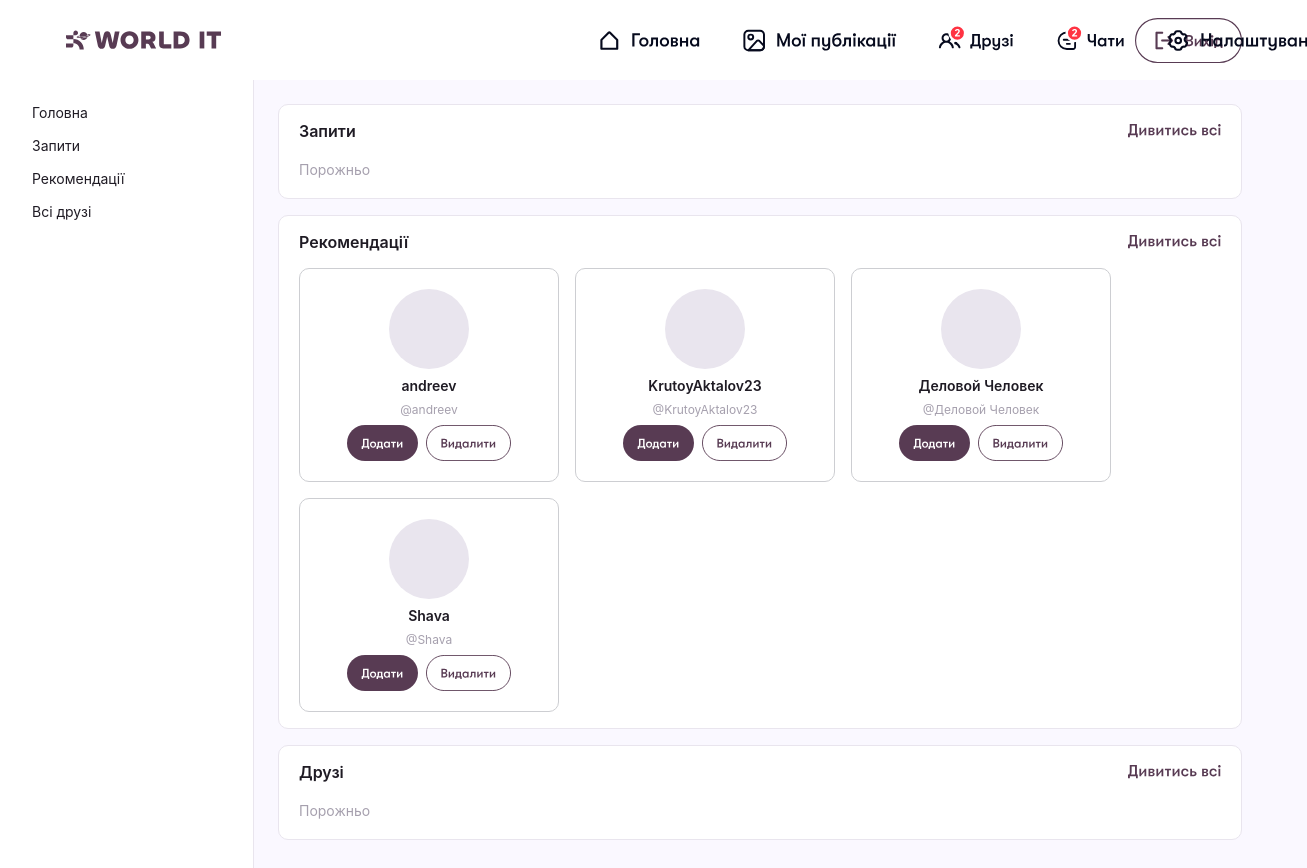
Page /user/ (signed in) on the earlier database version.
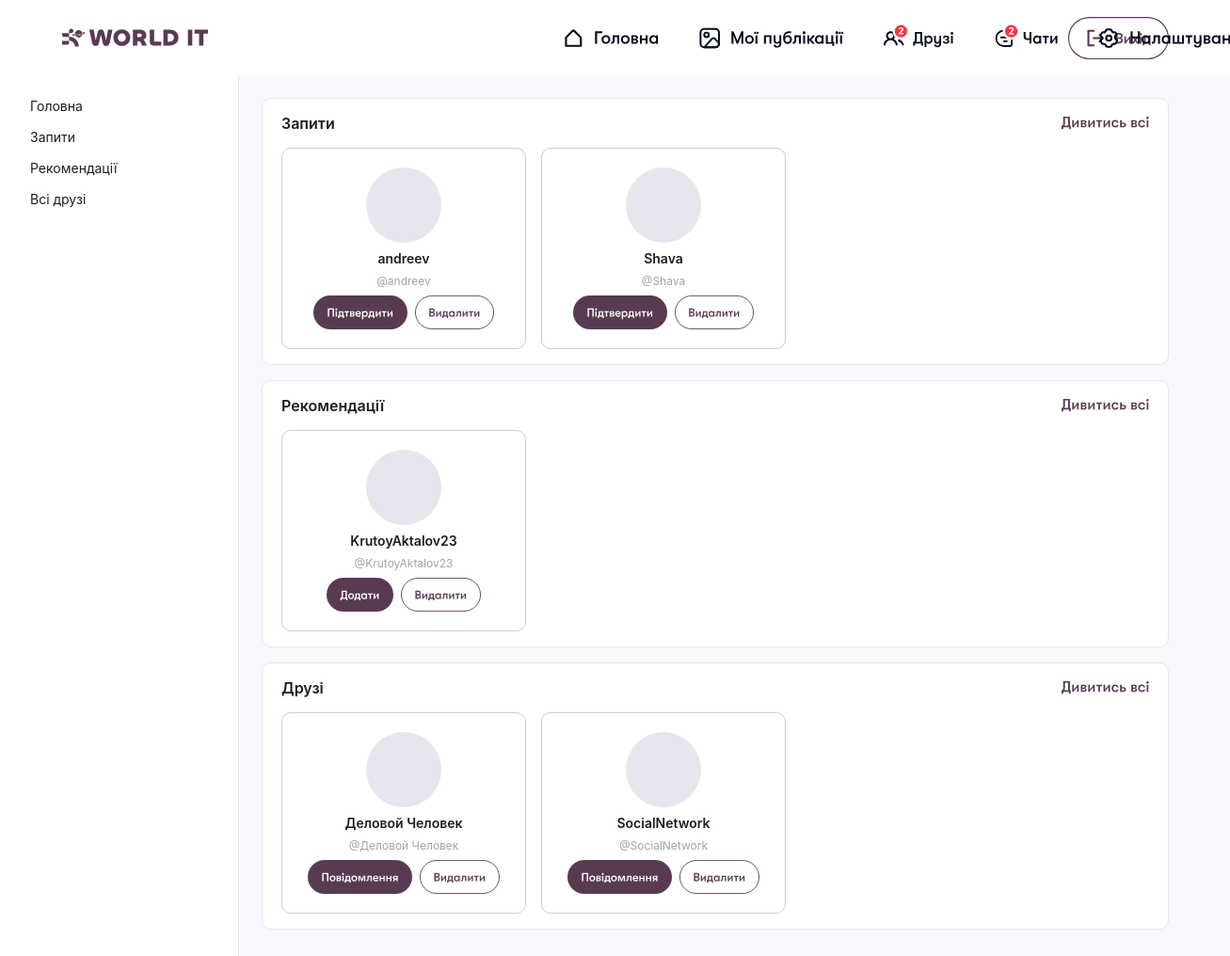
Same page on the later database version.
### user_app/models.py (models this page shows)
class User(AbstractUser):
    username = models.CharField(
        max_length=150,
        blank=True,
        null=True
    )
    email = models.EmailField(
        unique=True
    )
    USERNAME_FIELD = 'email'
    REQUIRED_FIELDS = []

### user_app/views.py (the view)
# urls.py: path('', FriendsView.as_view(), name='friends'),
class FriendsView(LoginRequiredMixin, TemplateView):
    template_name = 'user_app/friends.html'
    login_url = '/auth-form/'
    def get_context_data(self, **kwargs):
        context = super().get_context_data(**kwargs)
        hidden_ids = self.request.session.get('hidden_recommendations', [])
        context['sections'] = {
            'requests': {
                'title': 'Запити',
                'users': get_users_by_section(self.request.user, 'requests')[:3]
            },
            'recommendations': {
                'title': 'Рекомендації',
                'users': get_users_by_section(self.request.user, 'recommendations', hidden_ids=hidden_ids)[:6]
            },
            'friends': {
                'title': 'Друзі',
                'users': get_users_by_section(self.request.user, 'friends')[:6]
            },
        }
        return context

### user_app/templates/user_app/friends.html (shortened to what this page needs)
{% extends "base.html" %}
{% load static %}
{% block links %}
    <link rel="stylesheet" href="{% static 'user_static/user_index.css' %}">
{% endblock %}
{% block content %}
    <div class="friends-layout">
        <aside class="friends-sidebar">
            {% include "user_app/particles/friends/friends_nav.html" %}
        </aside>
        {% include "user_app/particles/friends/friends_home.html" %}
    </div>
{% endblock %}

### templates/base.html (shortened to what this page needs)
{% load static %}
<!DOCTYPE html>
<html lang="ru">
<head>
    <link rel="stylesheet" href="{% static 'css/base.css' %}">
    {% block links %}<link href="https://fonts.googleapis.com/css2?family=Inter:wght@400;500;600;700&display=swap" rel="stylesheet">{% endblock %}
</head>
<body>
{% block header %}
    <header class="header">
        <div class="container">
            <img src="{% static 'images/wia.svg' %}" alt="wia" class="logo">
            <div class="navitems">
                <a href="/">
                    <img src="{% static 'images/Frame 1000002425.svg' %}" alt="Головна">
                </a>
                <a href="/post">
                    <img src="{% static 'images/Frame 1000002427.svg' %}" alt="Мої публікації">
                </a>
                <a href="/friends">
                    <img src="{% static 'images/Frame 1000002426.svg' %}" alt="Друзі">
                </a>
                <a href="/">
                    <img src="{% static 'images/Frame 1000002428.svg' %}" alt="Чати">
                </a>
                <a href="/">
                    <img src="{% static 'images/Frame 1000002429.svg' %}" alt="Налаштування">
                </a>
            </div>
            <a class="exit-knop" href="{% url 'logout' %}">
            </a>
        </div>
    </header>
{% endblock %}
<main>
    {% block content %}{% endblock %}
</main>
</body>
</html>

### user_app/templates/user_app/particles/friends/friends_nav.html
<nav class="friends-nav">
    <button type="button" id="friends-nav-home">Головна</button>
    <button type="button" data-section-link="requests">Запити</button>
    <button type="button" data-section-link="recommendations">Рекомендації</button>
    <button type="button" data-section-link="friends">Всі друзі</button>
</nav>

### user_app/templates/user_app/particles/friends/friends_home.html
{% load static %}
<main id="friends-home" class="friends-page">
    {% for key, section in sections.items %}
        <div class="friends-block">
            <div class="friends-block-header">
                <h2>{{ section.title }}</h2>
                <img src="{% static 'images/see_all.svg' %}"
                    alt="Дивитись всі"
                    data-section-link="{{ key }}"
                    style="cursor:pointer;">
            </div>
            <div class="friends-cards-grid" data-home-section="{{ key }}">
                {% include "user_app/particles/friends/friend_cards.html" with users=section.users section=key %}
            </div>
        </div>
    {% endfor %}
</main>

### user_app/templates/user_app/particles/friends/friend_cards.html
{% load static %}
{% for person in users %}
    <article class="friend-card" data-person-id="{{ person.id }}">
        <div class="friend-card-avatar"></div>
        <div class="friend-card-name">{% firstof person.username person.email %}</div>
        <div class="friend-card-username">@{{ person.username }}</div>
        <div class="friend-card-actions">
            {% if section == "requests" %}
                <img src="{% static 'images/AcceptButton.svg' %}" alt="Підтвердити" data-action="accept" style="cursor:pointer;">
                <img src="{% static 'images/DeleteButton.svg' %}" alt="Відхилити" data-action="reject" style="cursor:pointer;">
            {% elif section == "recommendations" %}
                <img src="{% static 'images/AddButton.svg' %}" alt="Додати" data-action="request" style="cursor:pointer;">
                <img src="{% static 'images/DeleteButton.svg' %}" alt="Видалити" data-action="hide" style="cursor:pointer;">
            {% else %}
                <img src="{% static 'images/MessageButton.svg' %}" alt="Повідомлення" data-action="message" style="cursor:pointer;">
                <img src="{% static 'images/DeleteButton.svg' %}" alt="Видалити" data-action="delete" style="cursor:pointer;">
            {% endif %}
        </div>
    </article>
{% empty %}
    <p class="friends-empty">Порожньо</p>
{% endfor %}

### static/css/base.css (style rules this page uses)
body { margin: 0; min-height: 100vh; background-color: #FAF8FF; overflow-x: hidden; }
button { font: sans-serif; }
.header { width: 100%; position: relative; background-color: #FFFFFF; display: flex; flex-direction: column; }
.container { width: 100%; min-height: 10vh; padding: 2vh 5vw; box-sizing: border-box; display: flex; align-items: center; }
.logo { width: clamp(145px, 12vw, 180px); height: auto; display: block; margin-right: auto; }
.navitems { position: absolute; left: calc(clamp(220px, 18vw, 350px) + 20vw + 7vw); display: flex; align-items: center; gap: 1.8vw; }
.navitems a { position: relative; display: flex; align-items: center; justify-content: center; border-radius: 0.5vw; transition: transform 0.1s ease; }
.navitems a img { display: block; height: 33px; width: auto; }
.navitems a::before { content: ""; position: absolute; top: -0.6vh; bottom: -0.6vh; left: -0.8vw; right: -0.8vw; background-color: #EAE6F7; border-radius: 0.5vw; opacity: 0; transition: opacity 0.2s ease; z-index: -1; }
.exit-knop { width: auto; display: inline-block; padding: 0; margin-left: auto; }

### user_app/static/user_static/user_index.css (style rules this page uses)
* { margin: 0; padding: 0; box-sizing: border-box; }
body { font-family: 'Inter', sans-serif; background: #FAF8FF; }
.friends-layout { display: flex; flex-direction: row; min-height: calc(100vh - 10vh); width: 100%; }
.friends-sidebar { display: flex; flex-direction: column; gap: 16px; width: 254px; min-width: 254px; min-height: calc(100vh - 10vh); background: #FFFFFF; border-right: 1px solid #E9E5EE; padding: 24px 20px 24px 32px; box-sizing: border-box; flex-shrink: 0; }
.friends-nav { display: flex; flex-direction: column; gap: 16px; }
.friends-nav button { display: flex; align-items: center; background: none; border: none; font-size: 14px; font-weight: 400; color: #1F1B24; cursor: pointer; padding: 0; text-align: left; width: 100%; font-family: 'Inter', sans-serif; }
.friends-page { display: flex; flex-direction: column; gap: 16px; flex: 1; padding: 24px 5vw 24px 24px; box-sizing: border-box; min-height: calc(100vh - 10vh); overflow-y: auto; }
.friends-block { display: flex; flex-direction: column; gap: 16px; width: 100%; background: #FFFFFF; border-radius: 10px; border: 1px solid #E9E5EE; padding: 16px 20px; box-sizing: border-box; margin-bottom: 16px; }
.friends-block-header { display: flex; flex-direction: row; justify-content: space-between; align-items: center; }
.friends-block-header h2 { font-size: 16px; font-weight: 600; color: #1F1B24; font-family: 'Inter', sans-serif; }
.friends-block-header img { cursor: pointer; height: 18px; width: 93px; }
.friends-cards-grid { display: flex; flex-direction: row; flex-wrap: wrap; gap: 16px; align-items: flex-start; }
.friend-card { display: flex; flex-direction: column; align-items: center; gap: 8px; flex: 1 1 180px; max-width: 210px; min-width: 260px; background: #FFFFFF; border: 1px solid #CDCED2; border-radius: 10px; padding: 20px 16px; box-sizing: border-box; }
.friend-card-avatar { display: flex; align-items: center; justify-content: center; width: 80px; height: 80px; border-radius: 50%; background-color: #E9E5EE; flex-shrink: 0; }
.friend-card-name { font-size: 14px; font-weight: 600; color: #1F1B24; text-align: center; width: 100%; overflow: hidden; text-overflow: ellipsis; white-space: nowrap; font-family: 'Inter', sans-serif; }
.friend-card-username { font-size: 12px; color: #A6A0AE; text-align: center; width: 100%; overflow: hidden; text-overflow: ellipsis; white-space: nowrap; font-family: 'Inter', sans-serif; }
.friend-card-actions { display: flex; flex-direction: row; gap: 8px; width: 100%; justify-content: center; flex-wrap: wrap; }
.friend-card-actions img { cursor: pointer; height: 36px; width: auto; max-width: 120px; }

Differences in the rows shown:
changed User "andreev": moves from the list under "Рекомендації" to the list under "Запити"
changed User "Shava": moves from the list under "Рекомендації" to the list under "Запити"
changed User "Деловой Человек": moves from the list under "Рекомендації" to the list under "Друзі"
added User: username "SocialNetwork", shown under "Друзі"
Other differences:
list line gone: "Порожньо"
